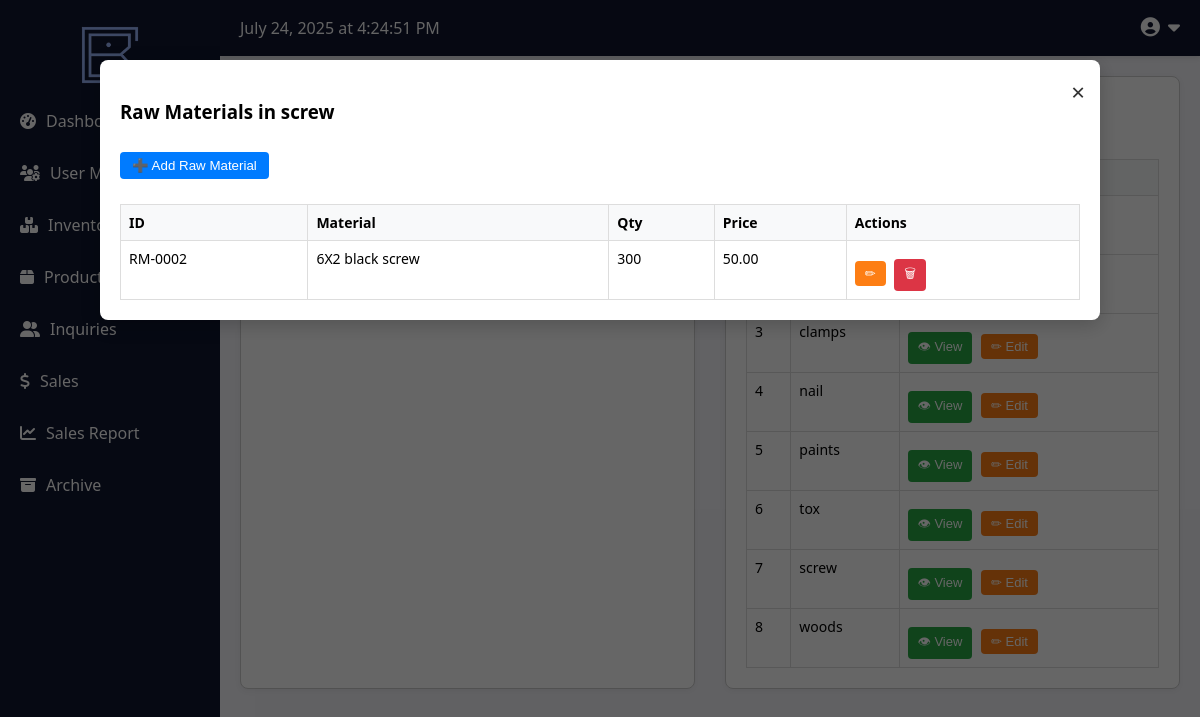
Screenshot of /CabstoneInventory/admin/raw_material.php?view=CTY-001 (signed in) with the database file from the repository.
### tables this page shows
CREATE TABLE `category` (
  `category_id` varchar(10) NOT NULL,
  `category_name` varchar(100) NOT NULL
);

CREATE TABLE `raw_material` (
  `material_id` varchar(10) NOT NULL,
  `material` varchar(100) NOT NULL,
  `quantity` int(11) NOT NULL,
  `price` decimal(11,2) NOT NULL,
  `threshold` int(5) NOT NULL,
  `category_id` varchar(10) DEFAULT NULL
);

### CabstoneInventory/admin/raw_material.php (the view, shortened to what this page needs)
<?php
include '../lib/db/db.php';
$edit_category = null;
$view_data = [];
if (isset($_GET['view'])) {
    $cat = $_GET['view'];
    $stmt = $conn->prepare("SELECT material_id, material, quantity, price FROM raw_material WHERE category_id = ?");
    $stmt->bind_param("s", $cat);
    $stmt->execute();
    $res = $stmt->get_result();
    while ($row = $res->fetch_assoc()) {
        $view_data[] = $row;
    }
}
?>
<!DOCTYPE html>
<html>
<head>
    <link rel="stylesheet" href="../lib/css/style.css">
</head>
<body>
<?php include 'sidebar.php';?>
<div class="main-content">
    <?php include 'header.php';?>
    <div class="container-flex">
        <div class="box">
            <h3><?= $edit_category ? "Edit" : "Add New" ?> Category</h3>
            <form method="POST">
                <button type="submit" name="<?= $edit_category ? 'update' : 'add' ?>">
                </button>
            </form>
        </div>
        <div class="box">
            <h3>All Categories</h3>
            <table>
                <tr>
                    <th>#</th>
                    <th>Name</th>
                    <th>Actions</th>
                </tr>
                <?php
                $res = $conn->query("SELECT * FROM category");
                $i   = 1;
                while ($row = $res->fetch_assoc()):
                ?>
                <tr>
                    <td><?= $i++ ?></td>
                    <td><?= $row['category_name'] ?></td>
                    <td class="actions">
                        <a href="?view=<?= $row['category_id'] ?>"><button class="btn-view">👁 View</button></a>
                        <a href="?edit=<?= $row['category_id'] ?>"><button class="btn-edit">✏ Edit</button></a>
                    </td>
                </tr>
                <?php endwhile; ?>
            </table>
        </div>
        <?php if (!empty($view_data) || isset($_GET['edit_raw'])): ?>
        <div class="modal<?= (!empty($view_data) || isset($_GET['edit_raw'])) ? ' active' : '' ?>">
            <div class="modal-content">
                <span class="modal-close" onclick="window.location.href='raw_material.php'">&times;</span>
                <h3>Raw Materials in
                    <?php
                    $cat_result = $conn->query("SELECT category_name FROM category WHERE category_id = '" . $_GET['view'] . "'");
                    echo ($cat_row = $cat_result->fetch_assoc()) ? htmlspecialchars($cat_row['category_name']) : "Unknown";
                    ?>
                </h3>
                <button class="add-raw-btn" onclick="toggleAddRaw()">➕ Add Raw Material</button>
                <table>
                    <tr>
                        <th>ID</th>
                        <th>Material</th>
                        <th>Qty</th>
                        <th>Price</th>
                        <th>Actions</th>
                    </tr>
                    <?php endif;
                    foreach ($view_data as $item):
                    ?>
                    <tr>
                        <td><?= $item['material_id'] ?></td>
                        <td><?= $item['material'] ?></td>
                        <td><?= $item['quantity'] ?></td>
                        <td><?= number_format($item['price'], 2) ?></td>
                        <td class="actions">
                            <a href="?view=<?= $_GET['view'] ?>&edit_raw=<?= $item['material_id'] ?>"><button class="btn-edit">✏</button></a>
                            <a href="?view=<?= $_GET['view'] ?>&delete_raw=<?= $item['material_id'] ?>&category=<?= $_GET['view'] ?>" onclick="return confirm('Delete this material?')"><button class="btn-delete">🗑</button></a>
                        </td>
                    </tr>
                    <?php endforeach; ?>
                </table>
            </div>
        </div>
        <?php endif; ?>
    </div>
</div>
</body>
</html>

### rows the page displays
category: category_name "clamps"
category: category_name "nail"
category: category_name "paints"
category: category_name "tox"
category: category_name "screw"
category: category_name "woods"
raw_material: material_id "RM-0002", material "6X2 black screw", quantity "300", price "50.00"
